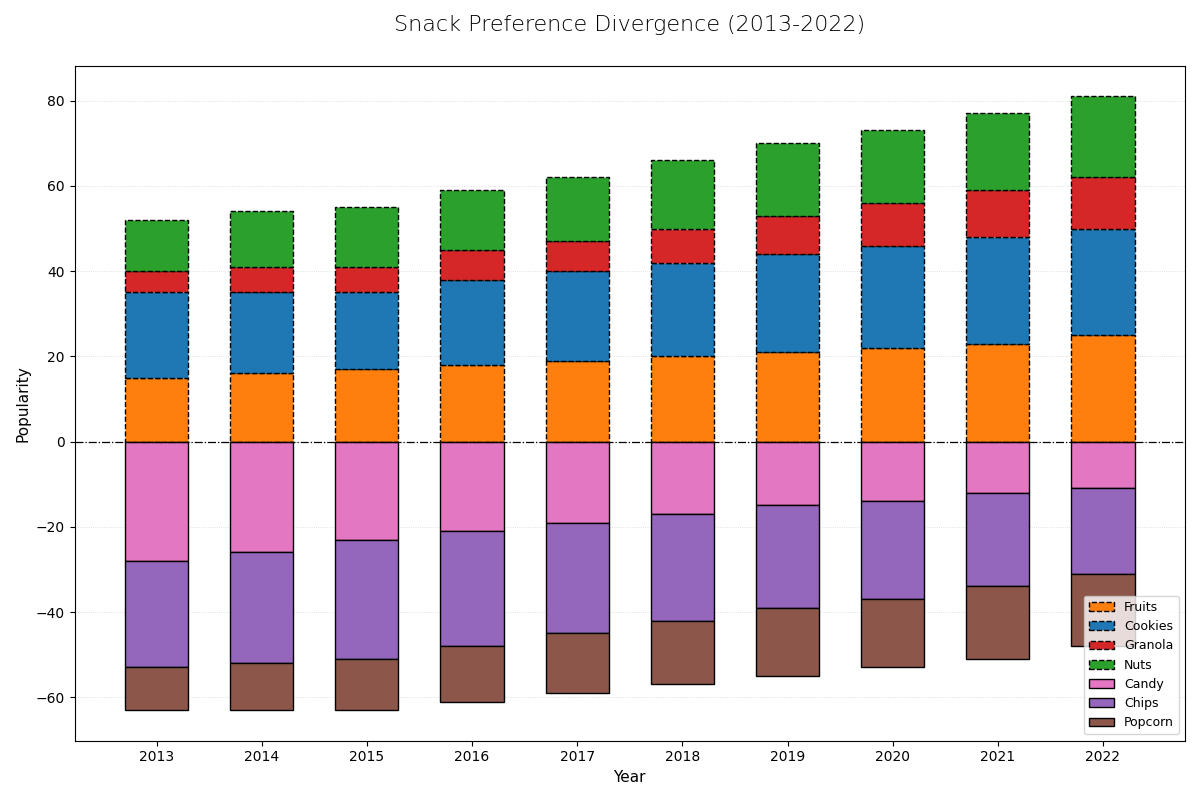

Reproduce this figure in Python.
import matplotlib.pyplot as plt
import numpy as np

years = np.array(['2013', '2014', '2015', '2016', '2017', '2018', '2019', '2020', '2021', '2022'])

chip_popularity = np.array([25, 26, 28, 27, 26, 25, 24, 23, 22, 20])
cookie_popularity = np.array([20, 19, 18, 20, 21, 22, 23, 24, 25, 25])
fruit_popularity = np.array([15, 16, 17, 18, 19, 20, 21, 22, 23, 25])
nut_popularity = np.array([12, 13, 14, 14, 15, 16, 17, 17, 18, 19])
candy_popularity = np.array([28, 26, 23, 21, 19, 17, 15, 14, 12, 11])
popcorn_popularity = np.array([10, 11, 12, 13, 14, 15, 16, 16, 17, 17])
granola_popularity = np.array([5, 6, 6, 7, 7, 8, 9, 10, 11, 12])

fig, ax = plt.subplots(figsize=(12, 8))
bar_width = 0.6

new_colors = ['#ff7f0e', '#1f77b4', '#d62728', '#2ca02c', '#e377c2', '#9467bd', '#8c564b']

popularity_data = np.array([fruit_popularity, cookie_popularity, granola_popularity, nut_popularity])
neg_popularity_data = np.array([candy_popularity, chip_popularity, popcorn_popularity])

for i, year in enumerate(years):
    positive_base = 0
    negative_base = 0

    for j, data in enumerate(popularity_data):
        ax.bar(year, data[i], width=bar_width, label=('Fruits', 'Cookies', 'Granola', 'Nuts')[j] if i == 0 else "", 
               bottom=positive_base, color=new_colors[j], edgecolor='black', linestyle='--')
        positive_base += data[i]

    for j, data in enumerate(neg_popularity_data):
        ax.bar(year, -data[i], width=bar_width, label=('Candy', 'Chips', 'Popcorn')[j] if i == 0 else "", 
               bottom=negative_base, color=new_colors[j + 4], edgecolor='black', linestyle='-')
        negative_base -= data[i]

ax.set_title('Snack Preference Divergence (2013-2022)', fontsize=16, fontweight='light', pad=25)
ax.set_xlabel('Year', fontsize=11)
ax.set_ylabel('Popularity', fontsize=11)

handles, labels = ax.get_legend_handles_labels()
ax.legend(handles[:7], labels[:7], fontsize=9, loc='lower right')

ax.yaxis.grid(True, linestyle=':', linewidth=0.6, alpha=0.5)
ax.set_axisbelow(True)

plt.axhline(y=0, color='black', linewidth=0.9, linestyle='-.')

plt.tight_layout()

plt.show()
